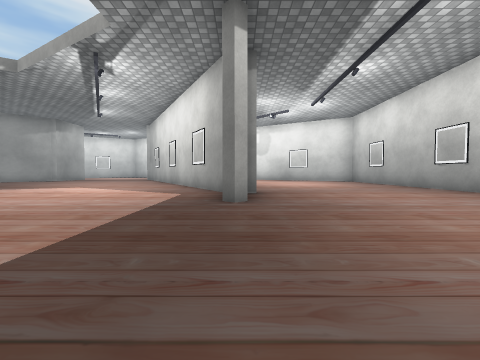
[1] (above)

23 first-person views from a walk through a 3-D level made in the Unity game engine. The camera is 0.59 m above the floor, tilts 2° down and sees 90° across. The floor is counted in squares, 1 m on a side. Each view is taken from the middle of a square. On the plan, view 1 faces up. The plan holds only what a view shows up to about 9 squares ahead; the rest is blank. The place goes on beyond the plan. Some animated figures are left out. Some surface patterns are stand-ins.

[2]
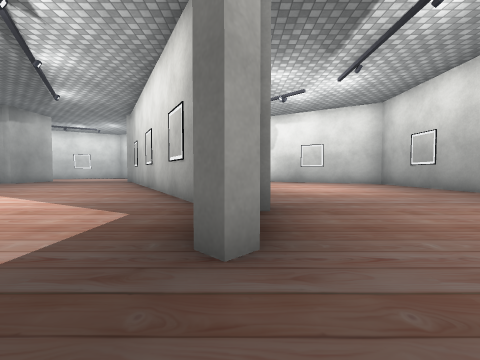

[3]
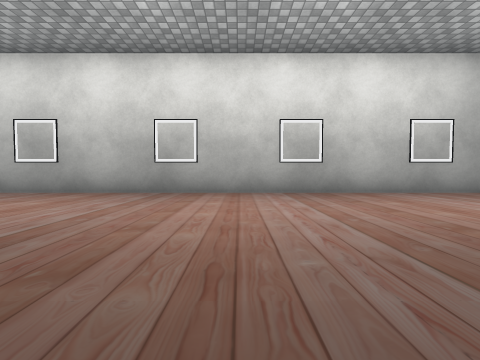

[4]
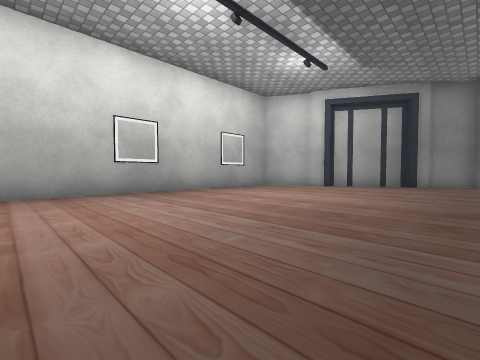

[5]
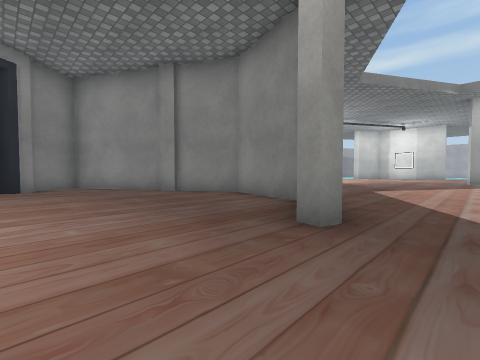

[6]
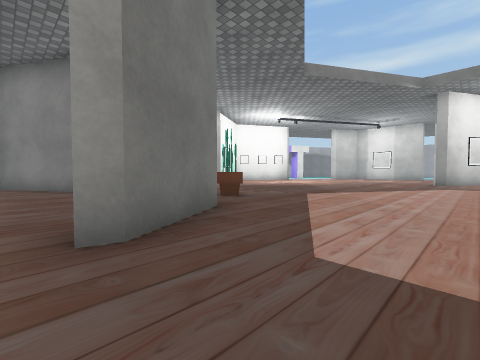

[7]
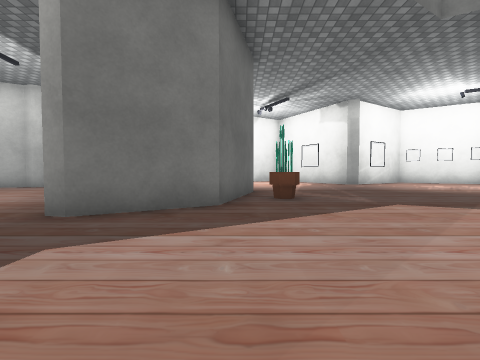

[8]
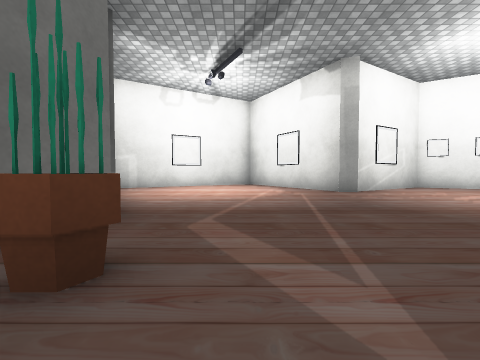

[9]
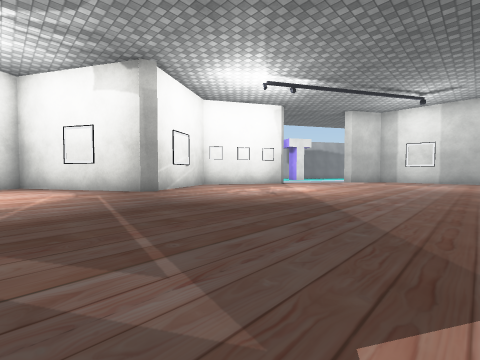

[10]
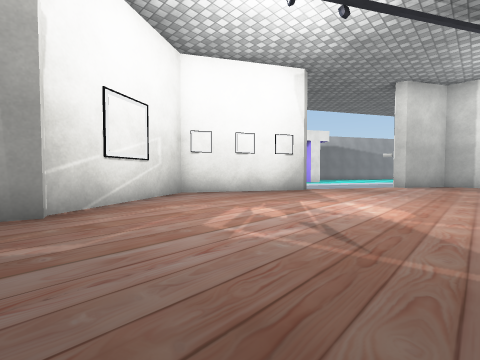

[11]
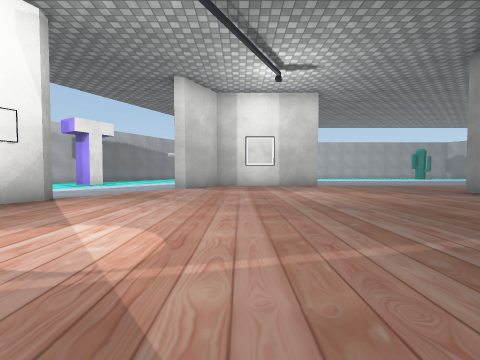

[12]
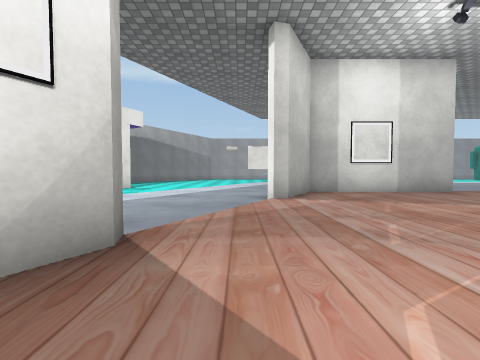

[13]
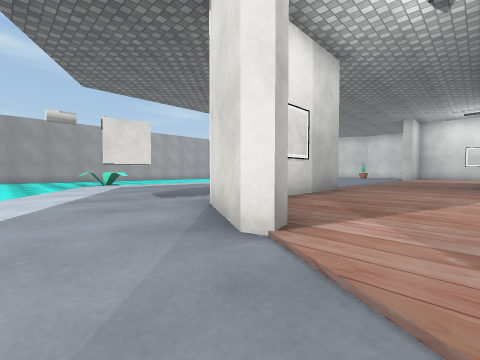

[14]
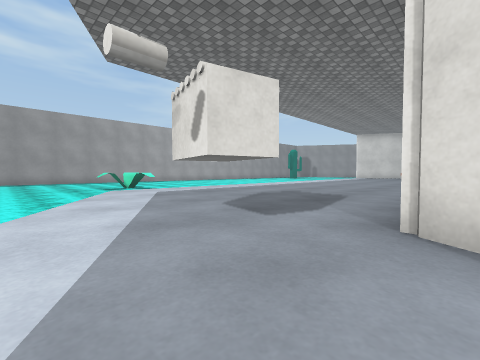

[15]
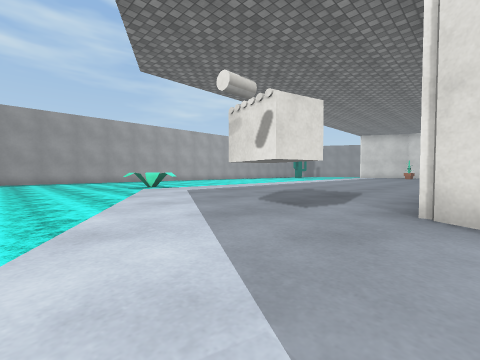

[16]
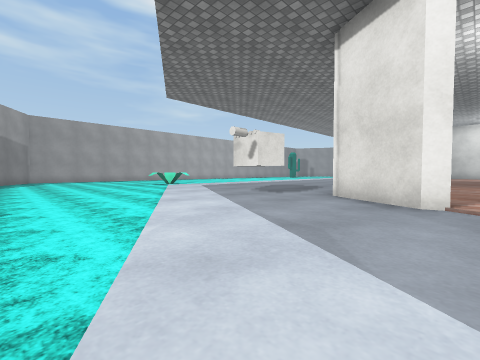

[17]
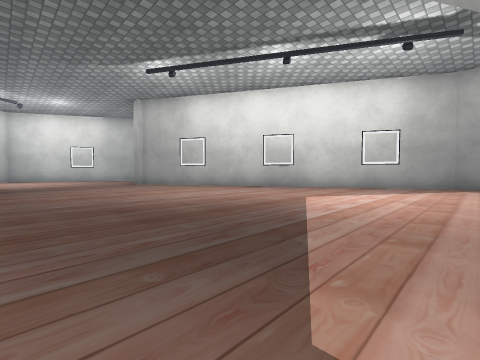

[18]
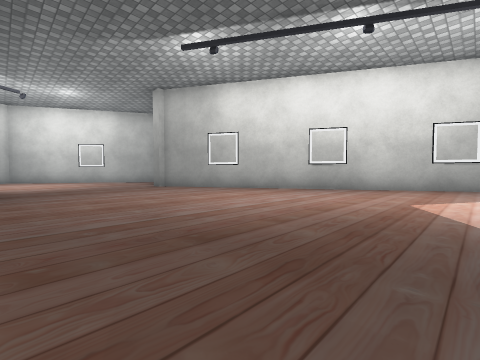

[19]
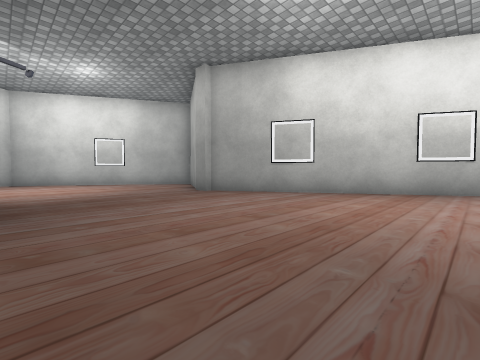

[20]
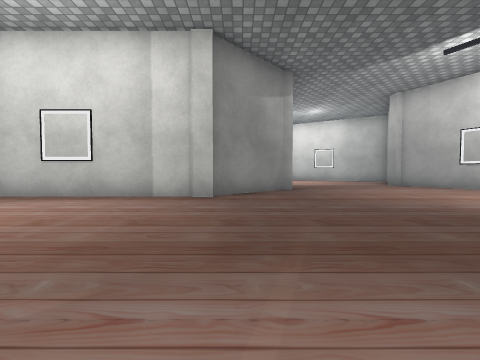

[21]
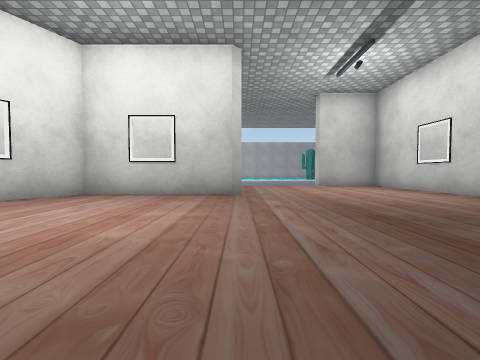

[22]
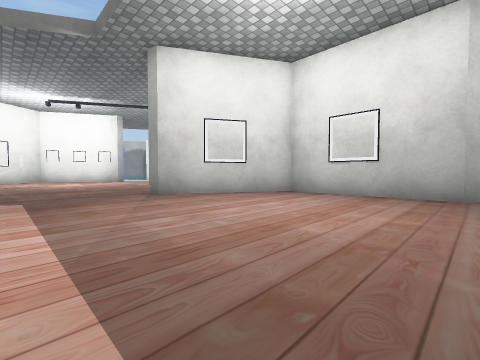

[23]
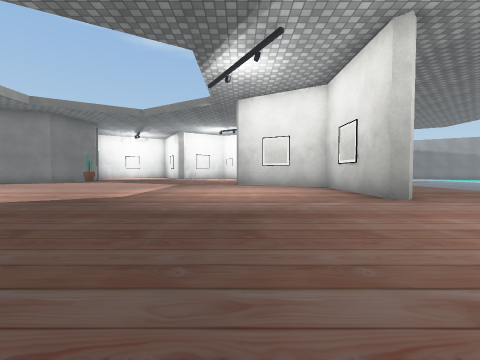

### Floor plan
Key: @ floor where view 1 was taken; # wall or solid block; . main floor; - floor 0.05 m lower than the main floor; ~ liquid the walk can cross; O other object.
Columns run from 32 left of view 1 to 7 right of it. Each row starts with its distance up from view 1.
 22                      ..
 21                      ...
 20                      ....
 19                      .....
 18                      .....#
 17                      .....#
 16                      .....##
 15                    ##......O
 14                   ##........
 13              ######.........##
 12               ...............#         #
 11               ...............O#  ......#
 10               ................   ......#
  9               ................O# ......#
  8               .................O ......#
  7               .#................#......#
  6              ..#................#......#
  5             ...#................#......#
  4             ...#O......................#
  3            -...##......      ..........#
  2           --....##O....................#
  1          ---......##...................#
  0         ----....................@......#
 -1        -----#................###.......#
 -2       ------#...............##.........#
 -3      -------#................#.........#
 -4     --------#................#.........#
 -5   ~ --------##...............##........#
 -6  ~~~~----OO--#................##.... ##
 -7 ~~~~~~~--------................#...
 -8 ~~~~~~~~~--------##.....#...... #.#
 -9 ~~~~~~~~~~------- ########......##
-10   ~~~~~~~~~~---     ##   #..   #
-11   ~~~~~~~~~~~~-          ##.

Where each view was taken, in squares from view 1:
view 1: 0 up, 0 right, facing up
view 2: 3 up, 0 right, facing up
view 3: 2 up, 0 right, facing right
view 4: 3 up, 0 right, facing down-right
view 5: 1 up, 2 right, facing down-left
view 6: 2 up, 0 right, facing down-left
view 7: 3 up, 3 left, facing down
view 8: 1 down, 5 left, facing down
view 9: 1 down, 5 left, facing down-left
view 10: 4 down, 8 left, facing down-left
view 11: 4 down, 10 left, facing left
view 12: 7 down, 13 left, facing left
view 13: 8 down, 17 left, facing up-left
view 14: 8 down, 20 left, facing up-left
view 15: 9 down, 20 left, facing up-left
view 16: 11 down, 18 left, facing up-left
view 17: 6 up, 11 left, facing up-right
view 18: 8 up, 11 left, facing up-right
view 19: 11 up, 11 left, facing up-right
view 20: 7 up, 13 left, facing up
view 21: 7 up, 10 left, facing left
view 22: 7 up, 10 left, facing down-left
view 23: 12 up, 13 left, facing down
